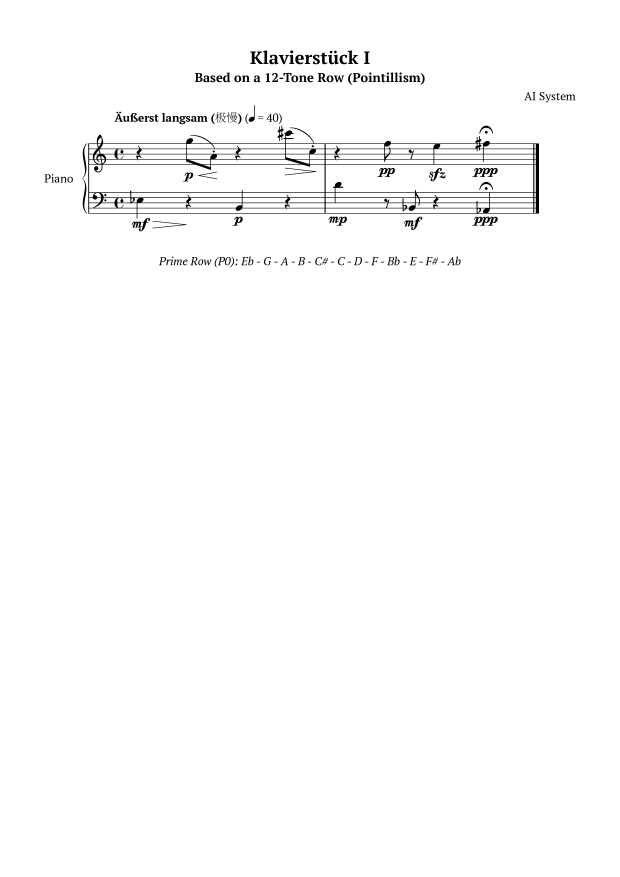
#> input picture data/test_12tone.png, 2480 x 3508 px (shown at 1/4 size)
$ python -i image.py   (imports and definitions only)
#> lines starting #> are read from the running program, lines starting #| are printed output that depends on the picture; after the words box and inside, x2 and y2 are one past the last pixel; in counts of white or black regions, pixels touching at a corner belong together
#> further down, picture is the input picture: shape (3508, 2480, 3); min 0, max 255, mean 251.4
"""Image processing utilities for music score preprocessing."""

import cv2
import numpy as np
from pathlib import Path


# [26 lines left out: function pdf_to_images, not called in this run]


def deskew(image: np.ndarray, max_angle: float = 5.0) -> np.ndarray:
    """Deskew an image by detecting horizontal lines and correcting rotation.

    Args:
        image: Input image (BGR or grayscale).
        max_angle: Maximum correction angle in degrees.

    Returns:
        Deskewed image.
    """
#> called with max_angle = 5
    gray = cv2.cvtColor(image, cv2.COLOR_BGR2GRAY) if len(image.shape) == 3 else image.copy()
    edges = cv2.Canny(gray, 50, 150, apertureSize=3)
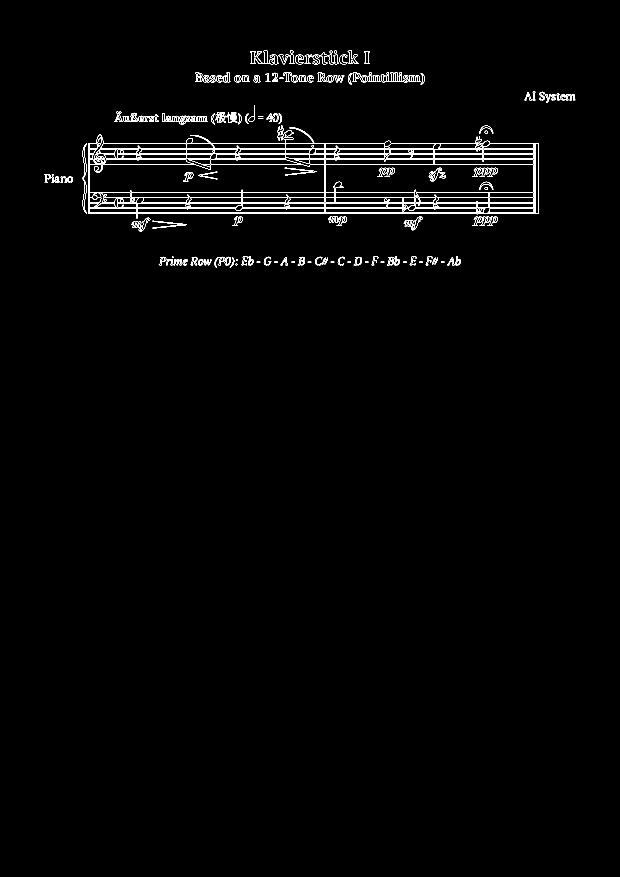
#> edges: shape (3508, 2480) (shown at 1/4 size); 0.78% white in thin lines or dots, all inside (x1, y1, x2, y2) = (178, 201, 2302, 1070)
    lines = cv2.HoughLinesP(edges, 1, np.pi / 180, threshold=100, minLineLength=100, maxLineGap=10)
#> lines = 70 rows, first 6: [1240, 656, 2143, 656], [337, 768, 2143, 768], [401, 594, 1733, 594], [346, 854, 2155, 854], [469, 617, 849, 617], [343, 851, 1932, 851]

    if lines is None:
        return image

    angles = []
    for line in lines:
        x1, y1, x2, y2 = line[0]
        angle = np.degrees(np.arctan2(y2 - y1, x2 - x1))
        if abs(angle) < max_angle:
            angles.append(angle)
#> this loop made 70 passes
#> (x1, y1, x2, y2, angle) on passes 1 to 12: (1240, 656, 2143, 656, 0), (337, 768, 2143, 768, 0), (401, 594, 1733, 594, 0), (346, 854, 2155, 854, 0), (469, 617, 849, 617, 0), (343, 851, 1932, 851, 0), (1564, 575, 1741, 575, 0), (398, 596, 1245, 596, 0), (471, 812, 2141, 812, 0), (1255, 615, 2141, 615, 0), (352, 635, 840, 635, 0), (337, 658, 780, 658, 0)
#> after the loop, angles = 61 values, max 1.08 at index 31, min -3.21 at index 37, mean -0.414

    if not angles:
        return image

    median_angle = np.median(angles)
#> median_angle = 0
    if abs(median_angle) < 0.1:  # Skip negligible rotation
        return image

    h, w = image.shape[:2]
    center = (w // 2, h // 2)
    rotation_matrix = cv2.getRotationMatrix2D(center, median_angle, 1.0)
    border_value = (255, 255, 255) if len(image.shape) == 3 else 255
    return cv2.warpAffine(image, rotation_matrix, (w, h), borderValue=border_value)


# [63 lines left out: functions adaptive_threshold, normalize_score_image, not called in this run]

>>> import cv2
>>> picture = cv2.imread('../data/test_12tone.png')
>>> result = deskew(picture)

$ run again, on data/test_beethoven.png
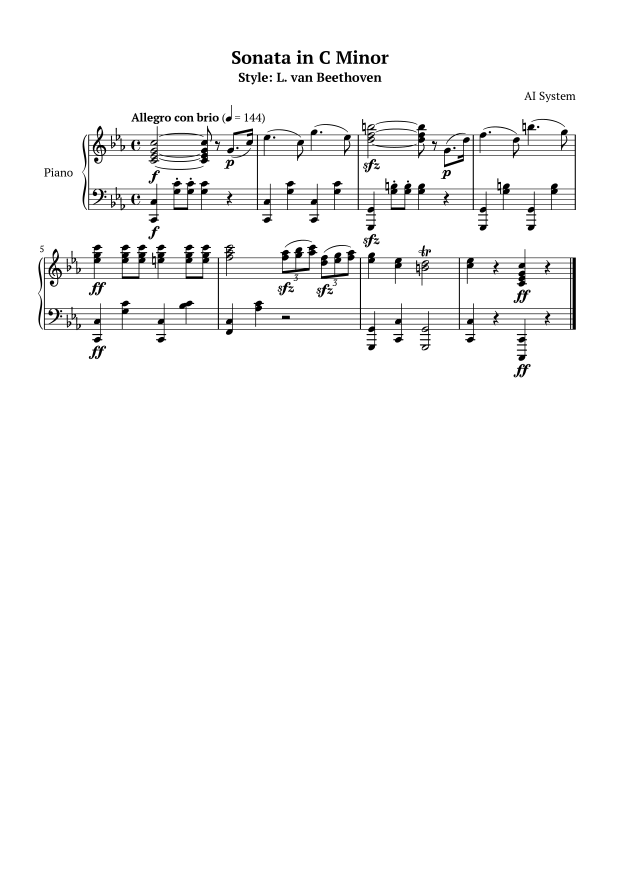
#> input picture data/test_beethoven.png, 2480 x 3508 px (shown at 1/4 size)
#> picture is the input picture: shape (3508, 2480, 3); min 0, max 255, mean 247.4
#> in deskew, `edges = cv2.Canny(gray, 50, 150, apertureSize=3)`:
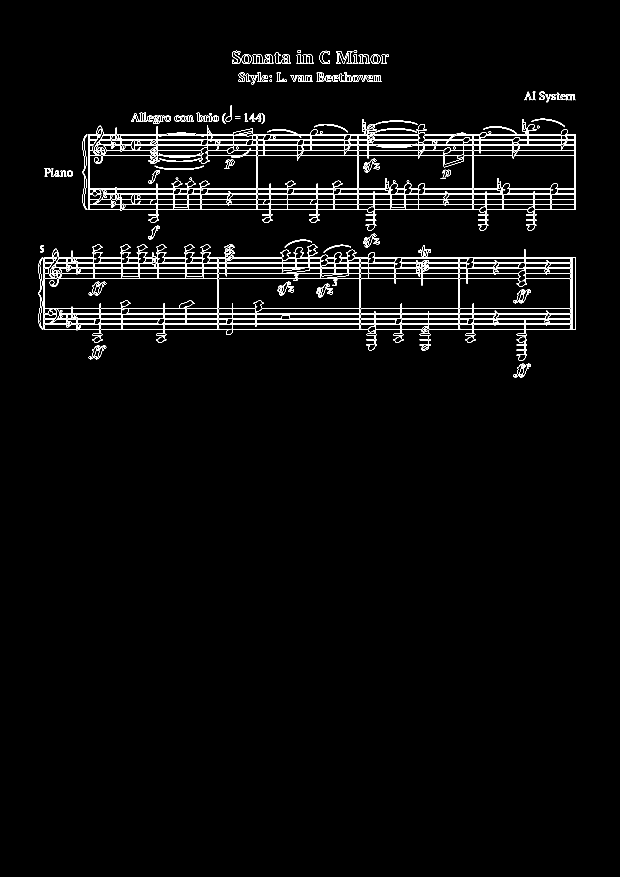
#> edges: shape (3508, 2480) (shown at 1/4 size); 1.5% white in thin lines or dots, all inside (x1, y1, x2, y2) = (152, 201, 2304, 1510)
#> lines = 133 rows, first 6: [159, 1115, 2073, 1115], [175, 1274, 1127, 1274], [303, 1256, 2290, 1256], [175, 1094, 1369, 1094], [175, 1092, 1127, 1092], [1261, 538, 1672, 538]
#> the loop in deskew, `for line in lines:` made 133 passes
#> (x1, y1, x2, y2, angle) on passes 1 to 8: (159, 1115, 2073, 1115, 0), (175, 1274, 1127, 1274, 0), (303, 1256, 2290, 1256, 0), (175, 1094, 1369, 1094, 0), (175, 1092, 1127, 1092, 0), (1261, 538, 1672, 538, 0), (658, 1277, 909, 1277, 0), (1049, 1233, 2288, 1233, 0)
#> after the loop in deskew, `for line in lines:`: angles = 86 values, max 0.955 at index 70, min 0 at index 0, mean 0.0111
#> median_angle = 0
